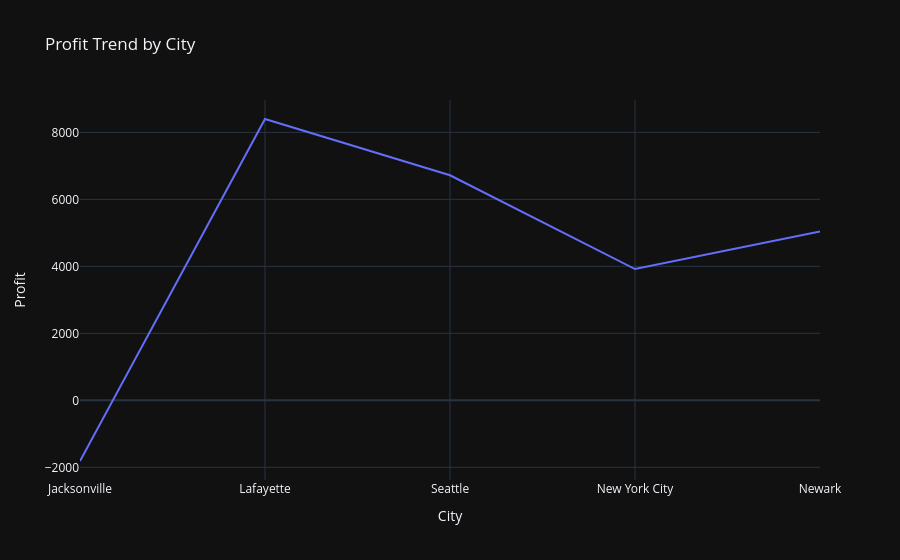

The cell this chart's notebook holds for it:
### Code cell
fig = px.line(top_city,x="City",y="Profit",title="Profit Trend by City",template="plotly_dark")
fig.show()

### Figure 1 — Plotly figure (JSON) as saved in the notebook; plotly's stock layout.template omitted (floating-point values rounded to 4 significant figures)
{"data": [{"hovertemplate": "City=%{x}<br>Profit=%{y}<extra></extra>", "legendgroup": "", "line": {"color": "#636efa", "dash": "solid"}, "marker": {"symbol": "circle"}, "mode": "lines", "name": "", "orientation": "v", "showlegend": false, "type": "scatter", "x": ["Jacksonville", "Lafayette", "Seattle", "New York City", "Newark"], "xaxis": "x", "y": [-1811.0, 8400.0, 6720.0, 3920.0, 5040.0], "yaxis": "y"}], "layout": {"legend": {"tracegroupgap": 0}, "title": {"text": "Profit Trend by City"}, "xaxis": {"anchor": "y", "domain": [0, 1], "title": {"text": "City"}}, "yaxis": {"anchor": "x", "domain": [0, 1], "title": {"text": "Profit"}}}}
